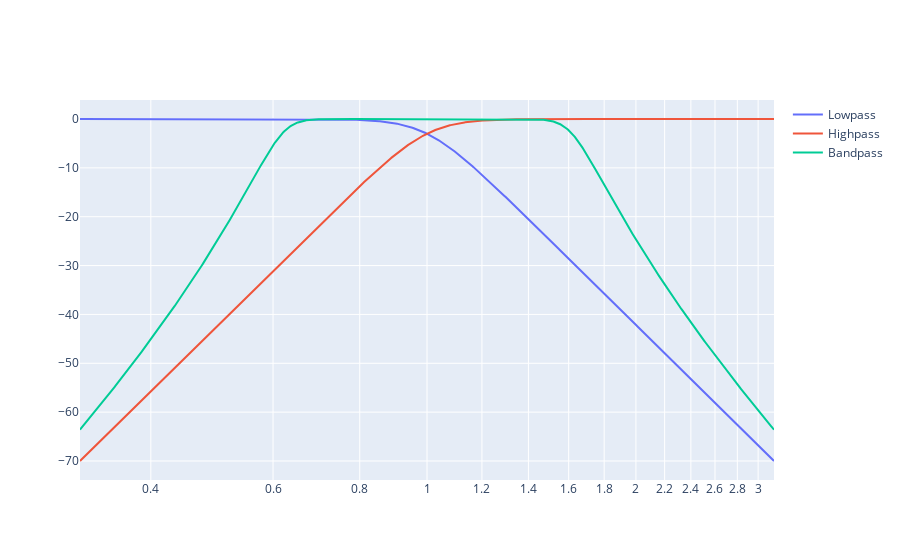

Here is the notebook cell this chart was saved with:
### Markdown cell above
Для фильтра Баттерворта 7-го порядка преобразование в highpass и bandpass:

### Code cell
freqs = np.logspace(-0.5, 0.5, 1001)
zpk = sp.signal.buttap(N = 7)
w1, h1 = sp.signal.freqs_zpk(*zpk, worN = freqs)
w2, h2 = sp.signal.freqs_zpk(*sp.signal.lp2hp_zpk(*zpk), worN = freqs)
w3, h3 = sp.signal.freqs_zpk(*sp.signal.lp2bp_zpk(*zpk, 1), worN = freqs)
fig = go.Figure(
    [
        go.Scatter(x = w1, y = 20*np.log10(np.abs(h1)), name = "Lowpass"),
        go.Scatter(x = w2, y = 20*np.log10(np.abs(h2)), name = "Highpass"),
        go.Scatter(x = w3, y = 20*np.log10(np.abs(h3)), name = "Bandpass")
    ]
)
fig.update_xaxes(type = "log")
fig.show()

### Figure 1 — Plotly figure (JSON) as saved in the notebook; plotly's stock layout.template omitted (floating-point values rounded to 4 significant figures; data arrays with more than 128 entries replaced by an {"elided": "..."} marker saying what was removed)
{"data": [{"name": "Lowpass", "type": "scatter", "x": {"elided": "1001 float values"}, "y": {"elided": "1001 float values"}}, {"name": "Highpass", "type": "scatter", "x": {"elided": "1001 float values"}, "y": {"elided": "1001 float values"}}, {"name": "Bandpass", "type": "scatter", "x": {"elided": "1001 float values"}, "y": {"elided": "1001 float values"}}], "layout": {"xaxis": {"type": "log"}}}
